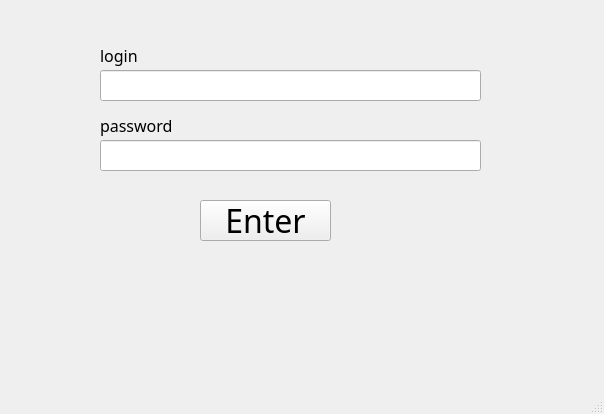
<?xml version="1.0" encoding="UTF-8"?>
<ui version="4.0">
 <class>MainWindow</class>
 <widget class="QMainWindow" name="MainWindow">
  <property name="geometry">
   <rect>
    <x>0</x>
    <y>0</y>
    <width>604</width>
    <height>414</height>
   </rect>
  </property>
  <property name="windowTitle">
   <string>MainWindow</string>
  </property>
  <widget class="QWidget" name="centralwidget">
   <widget class="QLineEdit" name="loginLineEdit">
    <property name="geometry">
     <rect>
      <x>100</x>
      <y>70</y>
      <width>381</width>
      <height>31</height>
     </rect>
    </property>
   </widget>
   <widget class="QLineEdit" name="passwordLineEdit">
    <property name="geometry">
     <rect>
      <x>100</x>
      <y>140</y>
      <width>381</width>
      <height>31</height>
     </rect>
    </property>
   </widget>
   <widget class="QLabel" name="label">
    <property name="geometry">
     <rect>
      <x>100</x>
      <y>40</y>
      <width>381</width>
      <height>31</height>
     </rect>
    </property>
    <property name="font">
     <font>
      <family>Yandex Sans Text Regular</family>
      <pointsize>12</pointsize>
     </font>
    </property>
    <property name="text">
     <string>login</string>
    </property>
   </widget>
   <widget class="QLabel" name="label_2">
    <property name="geometry">
     <rect>
      <x>100</x>
      <y>110</y>
      <width>381</width>
      <height>31</height>
     </rect>
    </property>
    <property name="font">
     <font>
      <family>Yandex Sans Text</family>
      <pointsize>12</pointsize>
      <weight>50</weight>
      <bold>false</bold>
     </font>
    </property>
    <property name="toolTipDuration">
     <number>-3</number>
    </property>
    <property name="text">
     <string>password</string>
    </property>
   </widget>
   <widget class="QPushButton" name="pushButton">
    <property name="geometry">
     <rect>
      <x>200</x>
      <y>200</y>
      <width>131</width>
      <height>41</height>
     </rect>
    </property>
    <property name="font">
     <font>
      <family>Yandex Sans Text</family>
      <pointsize>24</pointsize>
      <weight>50</weight>
      <italic>false</italic>
      <bold>false</bold>
     </font>
    </property>
    <property name="text">
     <string>Enter</string>
    </property>
   </widget>
  </widget>
  <widget class="QMenuBar" name="menubar">
   <property name="geometry">
    <rect>
     <x>0</x>
     <y>0</y>
     <width>604</width>
     <height>21</height>
    </rect>
   </property>
  </widget>
  <widget class="QStatusBar" name="statusbar"/>
 </widget>
 <resources>
  <include location="../../../OneDrive/Рабочий стол/test.qrc"/>
  <include location="../../../OneDrive/Рабочий стол/123.jpg"/>
 </resources>
 <connections/>
</ui>
